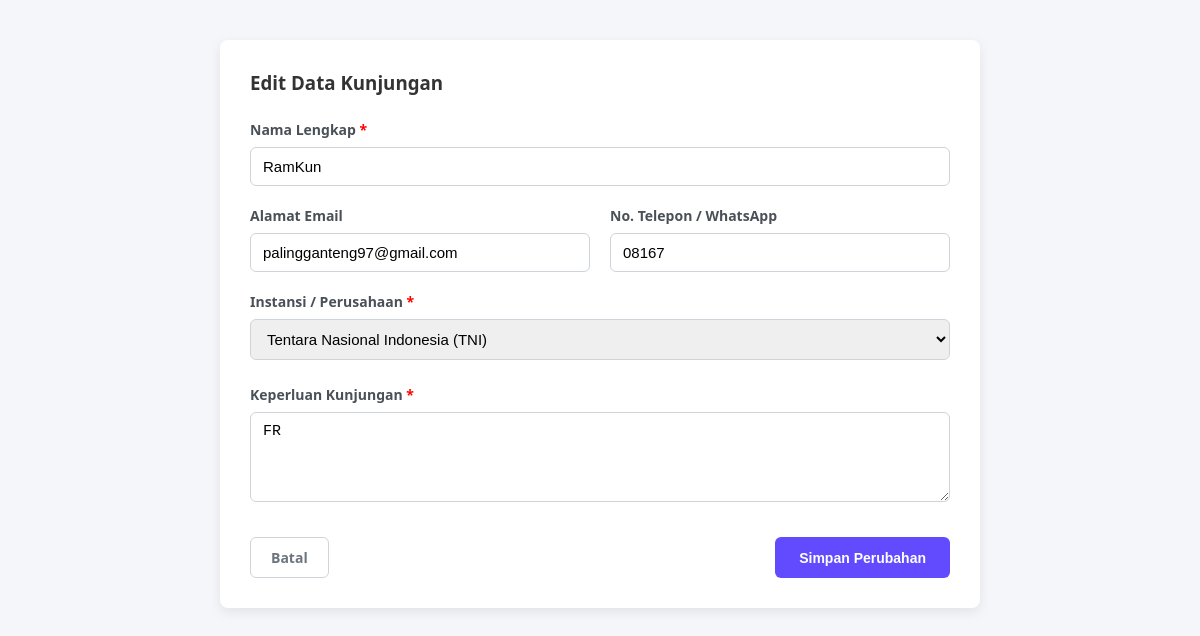
/edit.php?id=9 (signed in), run on the app's committed database.
### tables this page shows
CREATE TABLE IF NOT EXISTS `tamu` (
  `id` int NOT NULL AUTO_INCREMENT,
  `nama` varchar(100) NOT NULL,
  `email` varchar(100) DEFAULT NULL,
  `no_telepon` varchar(20) DEFAULT NULL,
  `instansi` varchar(150) DEFAULT NULL,
  `keperluan` text NOT NULL,
  `tanggal_kunjungan` timestamp NULL DEFAULT CURRENT_TIMESTAMP,
  PRIMARY KEY (`id`)
);

### edit.php (the view, shortened to what this page needs)
<?php
$host     = "localhost";
$username = "root";
$password = "Slebew234";
$database = "db_buku_tamu";
$koneksi = mysqli_connect($host, $username, $password, $database);
if (isset($_GET['id'])) {
    $id = mysqli_real_escape_string($koneksi, $_GET['id']);
    $query = mysqli_query($koneksi, "SELECT * FROM tamu WHERE id = '$id'");
    $data = mysqli_fetch_assoc($query);
} else {
    header("Location: tampilkan.php");
    exit();
}
$daftar_instansi = [
    "Kementerian Dalam Negeri",
    "Kementerian Luar Negeri",
    "Kementerian Pertahanan",
    "Kementerian Keuangan",
    "Kementerian Kesehatan",
    "Kementerian Sosial",
    "Kementerian Komunikasi dan Informatika",
    "Kementerian Pendidikan, Kebudayaan, Riset, dan Teknologi",
    "Kementerian Agama",
    "Kementerian Badan Usaha Milik Negara",
    "Pemerintah Provinsi (Pemprov)",
    "Pemerintah Kabupaten/Kota (Pemkab/Pemkot)",
    "Tentara Nasional Indonesia (TNI)",
    "Kepolisian Republik Indonesia (POLRI)",
    "Universitas / Sekolah / Institusi Pendidikan",
    "Masyarakat Umum / Perorangan"
];
?>
<!DOCTYPE html>
<html lang="id">
<head>
    <link href="https://jsdelivr.net" rel="stylesheet">
    <link href="https://jsdelivr.net" rel="stylesheet" />
</head>
<body>
    <div class="form-card">
        <h3>Edit Data Kunjungan</h3>
        <form method="POST">
            <div class="form-group">
                <label for="nama">Nama Lengkap <span style="color: red;">*</span></label>
                <input type="text" class="form-control-custom" id="nama" name="nama" value="<?php echo htmlspecialchars($data['nama']); ?>" required>
            </div>
            <div class="row-flex">
                <div class="col-flex form-group">
                    <label for="email">Alamat Email</label>
                    <input type="email" class="form-control-custom" id="email" name="email" value="<?php echo htmlspecialchars($data['email']); ?>">
                </div>
                <div class="col-flex form-group">
                    <label for="no_telepon">No. Telepon / WhatsApp</label>
                    <input type="text" class="form-control-custom" id="no_telepon" name="no_telepon" value="<?php echo htmlspecialchars($data['no_telepon']); ?>">
                </div>
            </div>
            <div class="form-group">
                <label for="instansi">Instansi / Perusahaan <span style="color: red;">*</span></label>
                <select class="form-control-custom" id="instansi" name="instansi" required style="width: 100%;">
                    <?php
                    foreach ($daftar_instansi as $inst) {
                        $selected = ($data['instansi'] == $inst) ? 'selected' : '';
                        echo "<option value='$inst' $selected>$inst</option>";
                    }
                    ?>
                </select>
            </div>
            <div class="form-group" style="margin-top: 25px;">
                <label for="keperluan">Keperluan Kunjungan <span style="color: red;">*</span></label>
                <textarea class="form-control-custom" id="keperluan" name="keperluan" rows="4" required style="resize: vertical;"><?php echo htmlspecialchars($data['keperluan']); ?></textarea>
            </div>
            <div class="btn-container">
                <a href="tampilkan.php" class="btn btn-cancel">Batal</a>
                <button type="submit" name="update" class="btn btn-save">Simpan Perubahan</button>
            </div>
        </form>
    </div>
</body>
</html>

### edit.php (style rules this page uses)
body { background-color: #f5f6fa; font-family: 'Segoe UI', Arial, sans-serif; margin: 0; padding: 40px; }
.form-card { max-width: 700px; margin: 0 auto; background: white; padding: 30px; border-radius: 8px; box-shadow: 0 4px 12px rgba(0,0,0,0.08); }
h3 { margin-top: 0; margin-bottom: 25px; color: #333; font-weight: 700; }
.form-group { margin-bottom: 20px; }
.form-group label { display: block; margin-bottom: 8px; font-weight: 600; color: #495057; font-size: 14px; }
.form-control-custom { width: 100%; padding: 10px 12px; border: 1px solid #ced4da; border-radius: 6px; box-sizing: border-box; font-size: 15px; }
.row-flex { display: flex; gap: 20px; }
.col-flex { flex: 1; }
.btn-container { display: flex; justify-content: space-between; margin-top: 30px; }
.btn { padding: 11px 24px; border: none; border-radius: 6px; font-weight: 600; cursor: pointer; text-decoration: none; font-size: 14px; }
.btn-save { background-color: #624bff; color: white; }
.btn-cancel { background-color: #6c757d; color: white; padding: 10px 20px; border: 1px solid #ced4da; background: #ffffff; color: #6c757d; }

### data on the page
tamu: nama "RamKun", email "palingganteng97@gmail.com", no_telepon "08167", keperluan "FR"

### other printed values
form field instansi "Tentara Nasional Indonesia (TNI)"
